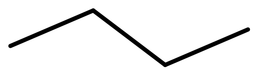
#> input picture data/machine_drawn_all/C(C)CC.png, 258 x 75 px, found by its file name
$ python example_picture_to_graph.py   (Python 2 division)   (older library calls are emulated)
#> lines starting #> are read from the running program, lines starting #| are printed output that depends on the picture; after the words box and inside, x2 and y2 are one past the last pixel; in counts of white or black regions, pixels touching at a corner belong together
### image_process/hough_transform.py
import numpy as np
from skimage.transform import hough_line, hough_line_peaks, probabilistic_hough_line
from skimage.feature import canny
from skimage.io import imread
from lines.line import Point, LineSegment
import matplotlib.pyplot as plt


# Code below modified from code at  http://scikit-image.org/docs/dev/auto_examples/edges/plot_line_hough_transform.html

# [44 lines left out: function hough_transform_plots, not called in this run]


def get_hough_lines(image_path, use_canny=True):
#> called with use_canny = True
    edges = _load_image(image_path, use_canny)
#> in _load_image, image is the input picture: shape (75, 258); min 0, max 255, mean 239.9
#> in _load_image, `edges = canny(image)`:
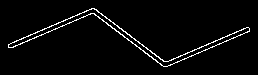
#> edges: shape (75, 258) bool; 3.3% white in thin lines or dots, all inside (x1, y1, x2, y2) = (8, 8, 250, 67)
    lines = probabilistic_hough_line(edges)
#> lines = 12 items

    line_segment_list = []

    for line_seg in lines:
        point_1 = Point(*line_seg[0])
        point_2 = Point(*line_seg[1])
        new_line = LineSegment([point_1, point_2])
        line_segment_list.append(new_line)
#> this loop made 12 passes
#> line_seg on passes 1, 4, 6, 8, 9, 10, 11, 12: ((166, 66), (249, 31)), ((187, 52), (248, 27)), ((168, 61), (227, 36)), ((8, 44), (86, 10)), ((21, 39), (92, 8)), ((175, 62), (249, 30)), ((13, 47), (90, 13)), ((9, 47), (93, 13))
#> (line_seg, xs in LineSegment) on passes 2, 3, 5, 7: (((163, 66), (110, 25)), [163, 110]), (((165, 61), (94, 8)), [165, 94]), (((163, 61), (93, 8)), [163, 93]), (((161, 65), (89, 9)), [161, 89])
#> after the loop, line_segment_list = 12 items

    return line_segment_list


def _load_image(image_path, use_canny):
    image = imread(image_path, as_grey=True)

    if use_canny:
        edges = canny(image)
    else:
        edges = image
    return edges


def get_image_size(image_path):
    image = imread(image_path, as_grey=True)
    return image.shape

### lines/line.py

import numpy as np

class Point:
    def __init__(self,x,y):
        self.x = float(x)
        self.y = float(y)

    def __repr__(self):
        return '({0},{1})'.format(self.x,self.y)

    def getDistance(self,pt):
        return np.sqrt((self.x-pt.x)**2+(self.y-pt.y)**2)

class LineSegment:
    def __init__(self,pts,order=1):
        self.pts = pts
        if abs(pts[1].x-pts[0].x) > 1e-15:
            self.m = (pts[1].y-pts[0].y)/(pts[1].x-pts[0].x)
        else:
            self.m = np.inf
        self.b = self.pts[0].y-self.m*self.pts[0].x
        self.theta = np.arctan(self.m)
        xs = [pt.x for pt in pts]
        #ys = [pt.y for pt in pts]
        self.xmin = min(xs)
        self.xmax = max(xs)
        #self.ymin = min(ys)
        #self.ymax = max(ys)
        self.length = pts[0].getDistance(pts[1])
        self.order = order #bond order

    def pointIn(self,pt):
        """
        is pt within the line segement
        """
        boo1 = pt.y-self.m*pt.x-self.b < 1e-4
        boo2 = pt.x >= self.xmin and pt.x <= self.xmax
        return boo1 and boo2

    def getShortestDistToPoint(self,pt):
        """
        The shortest distance between the point pt and the overall line (not segemented)
        """
        mp = -1.0/self.m
        bp = pt.y-mp*pt.x
        xstar = (bp-self.b)/(self.m-mp)
        ystar = self.m*xstar+self.b
        ptstar = Point(xstar,ystar)
        boo =  self.pointIn(ptstar)
        dist = ptstar.getDistance(pt)
        if boo:
            return dist
        else:
            return np.inf

    def getMinimumDist(self,L):
        """
        find the minimum distance between two line segements
        """
        dists = [self.getShortestDistToPoint(pt) for pt in L.pts]
        dists += [L.getShortestDistToPoint(pt) for pt in self.pts]
        dists += [L.pts[0].getDistance(pt) for pt in self.pts]
        dists += [L.pts[1].getDistance(pt) for pt in self.pts]
        return min(dists)

    def getArea(self,L):
        pts = self.pts+L.pts
        return getArea(pts)


    def getDifference(self,L):
        """
        find important difference information between two lines
        """
        A = self.getArea(L)
        length = combineLines([self,L]).length
        width = A/length
        thta = abs(self.theta-L.theta)
        thta = min(thta,np.pi-thta)
        return [self.getMinimumDist(L),thta,width]

    def getIntersection(self,L):
        """
        find the point at which two lines intersect
        """
        if self.m == L.m:
            return None
        else:
            x = (L.b-self.b)/(self.m-L.m)
            y = self.m*x+self.b
            pt = Point(x,y)
            if self.pointIn(pt) and L.pointIn(pt):
                return Point(x,y)
            else:
                return None

    def breakAtIntersection(self,L):
        """
        break the two lines at their itersection into four lines
        """
        pt = self.getIntersection(L)
        if pt is None:
            return [self,L]
        notok = (self.pts[0].x == pt.x and self.pts[0].y == pt.y) or (self.pts[1].x == pt.x and self.pts[1].y == pt.y)
        if not notok and self.pointIn(pt):
            lines = [LineSegment([self.pts[0],pt]),LineSegment([self.pts[1],pt]),LineSegment([L.pts[0],pt]),LineSegment([L.pts[1],pt])]
            return lines
        else:
            return [self,L]


    # [13 lines left out: function extendToItersection, not called in this run]

def combineLines(lines):
    """
    combine the set of LineSegments in lines into one line segment
    """
    xs = []
    ys = []
    for line in lines:
        xs.append(line.pts[0].x)
        xs.append(line.pts[1].x)
        ys.append(line.pts[0].y)
        ys.append(line.pts[1].y)
    A = np.ones((len(ys),2))
    A[:,0] = np.array(xs)
    y = np.array(ys)
    m,b = np.linalg.lstsq(A,y)[0]
    xmax = max(xs)
    xmin = min(xs)
    ymax = max(ys)
    ymin = min(ys)
# [37 lines of commented-out code are left out]
    s = 0.0
    pts = []
    for line in lines:
        pts += line.pts
    for pt1 in pts:
        for pt2 in pts:
            val = pt1.getDistance(pt2)
            if val > s:
                outpts =[pt1,pt2]
                s = val
    return LineSegment(outpts)

def combinePoints(lines,atol):
    """
    adjusts the points so lines close to itersecting intersect
    """
    orders = [x.order for x in lines]
    pts = []
    for line in lines:
        pts += line.pts

    identicals = []
    for i,pt1 in enumerate(pts):
        for j,pt2 in enumerate(pts):
            if i != j:
                dist = pt1.getDistance(pt2)
                if dist < atol and pt1 != pt2:
                    identicals.append({i,j})

    for i,s in enumerate(identicals):
        for j,s2 in enumerate(identicals):
            if s & s2 != set():
                identicals[i] = identicals[i] | s2
                identicals[j] = identicals[j] | s

    identicals = [tuple(item) for item in identicals]
    identicals = list(set(identicals))

    for s in identicals:
        pt = pts[s[0]]
        for i in xrange(1,len(s)):
            pts[s[i]] = pt

    lines = [LineSegment([pt,pts[i+1]]) for i,pt in enumerate(pts) if i%2 == 0]

    for i in xrange(len(lines)):
        lines[i].order = orders[i]

    delinds = [] #delete lines for which points are identical
    for i,line in enumerate(lines):
        if line.pts[0] == line.pts[1]:
            delinds.append(i)

    for i in reversed(delinds):
        del lines[i]

    return lines

def getAdjMatrix(lines):
    """
    converts a set of lines with point objects that have been made identical if close
    into an adjacency matrix, atol is the point closeness tolerance
    """

    pts = []
    for line in lines:
        pts += line.pts

    pts = [(p,) for p in pts]
    pts = set(pts)
    pts = [p[0] for p in pts]

    adjMat = np.zeros((len(pts),len(pts)))

    for i,pt in enumerate(pts):
        for line in lines:
            if line.pts[0] == pt:
                adjMat[i,pts.index(line.pts[1])] = line.order
                adjMat[pts.index(line.pts[1]),i] = line.order
            elif line.pts[1] == pt:
                adjMat[i,pts.index(line.pts[0])] = line.order
                adjMat[pts.index(line.pts[0]),i] = line.order

    return adjMat

def getArea(pts):
    """
    area calculated from verticies of 2-D shape based on the shoelace formula
    """
    N = len(pts)
    s1 = pts[N-1].x*pts[0].y
    s2 = pts[0].x*pts[N-1].y
    s1 += sum([pts[i].x*pts[i+1].y for i in xrange(0,N-1)])
    s2 += sum([pts[i+1].x*pts[i].y for i in xrange(0,N-1)])

    return .5*abs(s1-s2)


### regression/lines_to_graph.py
import numpy as np
from image_process.hough_transform import *
from lines.line import *

'''
INPUT
lines - a list of LineSegments and params is a list of the parameters
params - a list of the parameters which includes
    dist_merge - the minimum distance below which line segments are merged
    angle_merge - angle below which line segments are merged
'''
def lines_to_graph(lines, params):
    # define paramters
    min_dist_merge = params[0]
    min_angle_merge = params[1]
    min_width_merge = params[2]
    split_tol = params[3]
    min_dist_bond = params[4]
    max_dist_bond = params[5]
    max_angle_bond = params[6]
    node_radius = params[7]

    i=0
	# merge lines
    while i < len(lines):
        j = i + 1
        while j < len(lines):
            didmerge = False

            line1 = lines[i]
            line2 = lines[j]

            dist, angle, width = line1.getDifference(line2)
            if dist < min_dist_merge and angle < min_angle_merge and width < min_width_merge:
                merged = combineLines([line1, line2])
                lines[i] = merged
                del lines[j]
                didmerge = True

            if didmerge:
                i = -1
                break
            else:
                j += 1
        i += 1

    # deal with intersections
    i = 0
    while i < len(lines) - 1:
        j = i + 1
        while j < len(lines):
            line1 = lines[i]
            line2 = lines[j]
            broken = line1.breakAtIntersection(line2)

            if len(broken) != 2:
                brokenlengths = [a.length for a in broken]
                brokenlengths[0] /= line1.length
                brokenlengths[1] /= line1.length
                brokenlengths[2] /= line2.length
                brokenlengths[3] /= line2.length

                for k in [3,2,1,0]:
                    if brokenlengths[k] < split_tol:
                        del broken[k]

                lines[i] = broken[0]
                lines[j] = broken[1]
                for k in reversed(range(2,len(broken))):
                    lines.insert(j+1, broken[k])

                j += len(broken) - 1
                print len(lines)
            else:
                j += 1

        i += 1

    # deal with high order bonds
    i = 0
    while i < len(lines) - 1:
        j = i + 1
        while j < len(lines):

            line1 = lines[i]
            line2 = lines[j]

            dist, angle, width = line1.getDifference(line2)

            if min_dist_bond < dist and dist < max_dist_bond and angle < max_angle_bond:
                # remove the shorter of the lines and increment order
                if line1.length < line2.length:
                    lines[j].order += 1
                    del lines[i]
                else:
                    lines[i].order += 1
                    del lines[j]

                i = -1
                break
            else:
                j += 1
        i += 1


	# join bonds together and return the adjacency matrix generated
    lines = combinePoints(lines, node_radius)

    return lines

### molecule/adjacency.py
import numpy as np
from rmgpy.molecule.molecule import Molecule

class Adjacency:
    """
    class for holding molecular graph information and conversion to RMG objects
    """
    atomDict = {'H':1,'O':2,'S':2,'N':3,'C':4}
    def __init__(self,adjMatrix,atomNames,unpaireds=None,lonepairs=None,charges=None):
        self.adjMatrix = adjMatrix
        self.atomNames = atomNames
        self.unpaireds = unpaireds
        self.lonepairs = lonepairs
        self.charges = charges
        self.AdjList = None
        self.RMGspc = None

    def addHydrogens(self):
        """
        fills valences with Hydrogens so that atom charge remains neutral
        """
        adjMatrix = self.adjMatrix
        atomNames = self.atomNames
        unpaireds = self.unpaireds
        lonepairs = self.lonepairs
        charges = self.charges
        for i, name in enumerate(self.atomNames):
            bondNum = sum(adjMatrix[i,:])
            if unpaireds:
                presentbds = bondNum+unpaireds[i]
            else:
                presentbds = bondNum
            bds = Adjacency.atomDict[name]
            bdif = bds-presentbds
            bdif = int(bdif)
            assert bdif >= 0, 'some atom has more bonds than it should'
            if bdif != 0:
                for k in xrange(bdif):
                    n = adjMatrix.shape[0]
                    adjMatrix = np.concatenate((adjMatrix.T,np.zeros((1,n)))).T
                    adjMatrix = np.concatenate((adjMatrix,np.zeros((1,n+1))))
                    adjMatrix[n,i] = 1
                    adjMatrix[i,n] = 1
                    atomNames.append('H')
                    if unpaireds:
                        unpaireds.append(0)
                    if lonepairs:
                        lonepairs.append(0)
                    if charges:
                        charges.append(0)

        self.adjMatrix = adjMatrix
        self.atomNames = atomNames
        self.unpaireds = unpaireds
        self.lonepairs = lonepairs
        self.charges = charges


    def getAdjList(self):
        """
        generates an RMG compatible adjacency list
        """
        adjlistStr = ''
        for i,name in enumerate(self.atomNames):
            newstr = str(i+1)+' '+name+' '
            if self.unpaireds:
                newstr += 'u'+str(int(self.unpaireds[i]))+ ' '
            else: #assume no radicals
                newstr += 'u0 '
            if self.lonepairs:
                newstr += 'p'+str(int(self.lonepairs[i]))+' '
            elif name != 'H':
                es = 8-2*sum(self.adjMatrix[i,:])
                if self.unpaireds:
                    es = es - self.unpaireds[i]
                lp = es // 2
                newstr += 'p'+str(int(lp))+' '
            elif name == 'H':
                newstr += 'p0 '
            if self.charges:
                newstr += 'c'+str(int(self.charges[i]))+' '
            for j in xrange(self.adjMatrix.shape[0]):
                if self.adjMatrix[i,j] != 0:
                    newstr += '{'+str(j+1)+','+str(self.adjMatrix[i,j])+'} '
            adjlistStr += newstr[:-1]+'\n'

        self.AdjList = adjlistStr

        return adjlistStr

    def toRMGmol(self):
        """
        generates an RMG molecule
        """
        self.getAdjList()
        self.RMGspc = Molecule().fromAdjacencyList(self.AdjList)
        return self.RMGspc

### scripts/example_picture_to_graph.py
import os
os.chdir('..')
import numpy as np
from image_process.hough_transform import *
from regression.lines_to_graph import *
from molecule.adjacency import *
from lines.line import *
import matplotlib.pyplot as plt
from copy import deepcopy

# [7 lines of commented-out code are left out]
image = os.path.join(os.path.dirname(os.path.dirname(__file__)), 'data', 'hough_test', 'Test_Set_1','double_bonds', 'C(C)CC.png')

lines = get_hough_lines(image)
#> lines = 12 items

lines_final = deepcopy(lines)
#> lines_final = 12 items
# [6 lines of commented-out code are left out]

imdim = max([x.length for x in lines])
#> imdim = 91.21
# [19 lines of commented-out code are left out]
for i,l in enumerate(lines_final):
    pt1 = l.pts[0]
    pt2 = l.pts[1]
    pt1.x /= imdim
    pt2.x /= imdim
    pt1.y /= imdim
    pt2.y /= imdim
    lines_final[i] = LineSegment([pt1,pt2])
#> this loop made 12 passes
#> (pt1.x, pt2.x, pt1.y, pt2.y) on passes 1 to 11: (1.82, 2.73, 0.724, 0.34), (1.79, 1.21, 0.724, 0.274), (1.81, 1.03, 0.669, 0.0877), (2.05, 2.72, 0.57, 0.296), (1.79, 1.02, 0.669, 0.0877), (1.84, 2.49, 0.669, 0.395), (1.77, 0.976, 0.713, 0.0987), (0.0877, 0.943, 0.482, 0.11), (0.23, 1.01, 0.428, 0.0877), (1.92, 2.73, 0.68, 0.329), (0.143, 0.987, 0.515, 0.143)
#> after the loop, pt1.x = 0.0987; pt1.y = 0.515; pt2.x = 1.02; pt2.y = 0.143

# [8 lines of commented-out code are left out]
lines = lines_to_graph(lines_final, [0.05,.4,.1,0.2,0.06,0.8,0.1,.2])
#> the loop in lines_to_graph, `while i < len(lines):` made 21 passes
#> the loop in lines_to_graph, `while i < len(lines) - 1:` made 2 passes
#| 3
#> the loop in combinePoints, `for line in lines:` made 3 passes
#> the loop in combinePoints, `for i,pt1 in enumerate(pts):` made 6 passes
#> the loop in combinePoints, `for i,s in enumerate(identicals):` made 2 passes
#> the loop in combinePoints, `for s in identicals:` made 1 pass
#> s on pass 1: (0, 2)
#> the loop in combinePoints, `for i in xrange(len(lines)):` made 3 passes
#> the loop in combinePoints, `for i,line in enumerate(lines):` made 3 passes
#lines = lines_to_graph(lines_final, [0.05,.4,.1,0.2,0.06,0.8,0.1,.2])
print [line.order for line in lines]
#| [1, 1, 1]
for line in lines:
    plt.plot((line.pts[0].x, line.pts[1].x), (line.pts[0].y, line.pts[1].y))
#> this loop made 3 passes
plt.xlim((0, get_image_size(image)[1]/imdim))
plt.ylim(( get_image_size(image)[0]/imdim,0))
plt.figure()

for line in lines:
    plt.plot((line.pts[0].x, line.pts[1].x), (line.pts[0].y, line.pts[1].y))
plt.xlim((0, get_image_size(image)[1]/imdim))
plt.ylim(( get_image_size(image)[0]/imdim,0))

plt.title('Probabilistic Hough')

adj = getAdjMatrix(lines)
#> the loop in getAdjMatrix, `for line in lines:` made 3 passes
#> the loop in getAdjMatrix, `for i,pt in enumerate(pts):` made 4 passes
print adj
#| [[0. 1. 0. 1.]
#|  [1. 0. 0. 0.]
#|  [0. 0. 0. 1.]
#|  [1. 0. 1. 0.]]
atomnames = ['C']*adj.shape[0]
molecule = Adjacency(adj, atomnames)
molecule.addHydrogens()
rmgmol = molecule.toRMGmol()
#> the loop in getAdjList, `for i,name in enumerate(self.atomNames):` made 14 passes
#> name on passes 1 to 12: 'C', 'C', 'C', 'C', 'H', 'H', 'H', 'H', 'H', 'H', 'H', 'H'
#> (the run stopped early here; a loop or call above may not have finished)

$ run again, with data/machine_drawn_all/C((C)C1CCCC1)CC.png copied over data/machine_drawn_all/C(C)CC.png
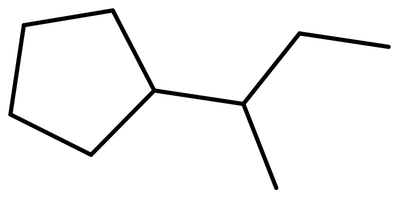
#> input picture data/machine_drawn_all/C((C)C1CCCC1)CC.png, 399 x 198 px, found by its file name
#> in _load_image, image is the input picture: shape (198, 399); min 0, max 255, mean 244.1
#> in _load_image, `edges = canny(image)`:
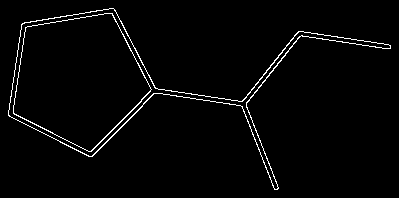
#> edges: shape (198, 399) bool; 2.3% white in thin lines or dots, all inside (x1, y1, x2, y2) = (8, 8, 391, 190)
#> in get_hough_lines, `lines = probabilistic_hough_line(edges)`: lines = 32 items
#> the loop in get_hough_lines, `for line_seg in lines:` made 32 passes
#> line_seg on passes 1, 2, 3, 4, 9, 10: ((21, 27), (116, 12)), ((91, 156), (158, 89)), ((92, 156), (142, 106)), ((86, 155), (154, 87)), ((8, 113), (22, 23)), ((12, 117), (25, 22))
#> imdim = 99.3
#> the loop `for i,l in enumerate(lines_final):` made 32 passes
#> (pt1.x, pt2.x, pt1.y, pt2.y) on passes 1 to 7: (0.211, 1.17, 0.272, 0.121), (0.916, 1.59, 1.57, 0.896), (0.927, 1.43, 1.57, 1.07), (0.866, 1.55, 1.56, 0.876), (1.54, 1.1, 0.937, 0.0806), (2.79, 2.45, 1.85, 0.997), (1.58, 1.22, 0.937, 0.211)
#> the loop in lines_to_graph, `while i < len(lines):` made 133 passes
#> the loop in lines_to_graph, `while i < len(lines) - 1:` made 8 passes
#| 9
#| 9
#| 9
#| 9
#| 9
#| 9
#> (further printed lines are left out)
#> the loop in combinePoints, `for line in lines:` made 9 passes
#> the loop in combinePoints, `for i,pt1 in enumerate(pts):` made 18 passes
#> the loop in combinePoints, `for i,s in enumerate(identicals):` made 10 passes
#> the loop in combinePoints, `for s in identicals:` made 3 passes
#> s on passes 1 to 3: (17, 7, 13), (8, 14), (2, 5, 12)
#> the loop in combinePoints, `for i in xrange(len(lines)):` made 9 passes
#> the loop in combinePoints, `for i,line in enumerate(lines):` made 9 passes
#| [1, 1, 1, 1, 1, 1, 1, 1, 1]
#> the loop `for line in lines:` made 9 passes
#> the loop in getAdjMatrix, `for line in lines:` made 9 passes
#> the loop in getAdjMatrix, `for i,pt in enumerate(pts):` made 9 passes
#| [[0. 0. 1. 0. 0. 1. 0. 0. 1.]
#|  [0. 0. 0. 0. 0. 0. 0. 1. 0.]
#|  [1. 0. 0. 0. 0. 0. 1. 0. 0.]
#|  [0. 0. 0. 0. 0. 1. 0. 0. 0.]
#|  [0. 0. 0. 0. 0. 0. 1. 0. 1.]
#|  [1. 0. 0. 1. 0. 0. 0. 1. 0.]
#> (further printed lines are left out)
#> after the loop in addHydrogens, `for i, name in enumerate(self.atomNames):`:
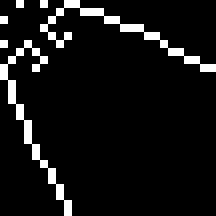
#> adjMatrix: shape (27, 27) float64 (shown 8 times larger); values 0 (black) and 1 (white), 7.4% white in thin lines or dots
#> the loop in getAdjList, `for i,name in enumerate(self.atomNames):` made 27 passes
#> name on passes 1 to 8: 'C', 'C', 'C', 'C', 'C', 'C', 'C', 'C'
